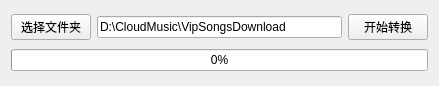
<?xml version="1.0" encoding="UTF-8"?>
<ui version="4.0">
 <class>Widget</class>
 <widget class="QWidget" name="Widget">
  <property name="windowModality">
   <enum>Qt::NonModal</enum>
  </property>
  <property name="enabled">
   <bool>true</bool>
  </property>
  <property name="geometry">
   <rect>
    <x>0</x>
    <y>0</y>
    <width>439</width>
    <height>86</height>
   </rect>
  </property>
  <property name="sizePolicy">
   <sizepolicy hsizetype="Preferred" vsizetype="Preferred">
    <horstretch>0</horstretch>
    <verstretch>0</verstretch>
   </sizepolicy>
  </property>
  <property name="mouseTracking">
   <bool>false</bool>
  </property>
  <property name="windowTitle">
   <string>NcmdumpGUI</string>
  </property>
  <layout class="QVBoxLayout" name="verticalLayout">
   <item>
    <layout class="QHBoxLayout" name="horizontalLayout">
     <item>
      <widget class="QPushButton" name="fileButton">
       <property name="sizePolicy">
        <sizepolicy hsizetype="Minimum" vsizetype="Fixed">
         <horstretch>0</horstretch>
         <verstretch>0</verstretch>
        </sizepolicy>
       </property>
       <property name="text">
        <string>选择文件夹</string>
       </property>
      </widget>
     </item>
     <item>
      <widget class="QLineEdit" name="lineEdit">
       <property name="sizePolicy">
        <sizepolicy hsizetype="MinimumExpanding" vsizetype="Fixed">
         <horstretch>0</horstretch>
         <verstretch>0</verstretch>
        </sizepolicy>
       </property>
       <property name="text">
        <string>D:\CloudMusic\VipSongsDownload</string>
       </property>
      </widget>
     </item>
     <item>
      <widget class="QPushButton" name="pushButton">
       <property name="text">
        <string>开始转换</string>
       </property>
      </widget>
     </item>
    </layout>
   </item>
   <item>
    <widget class="QProgressBar" name="progressBar">
     <property name="enabled">
      <bool>true</bool>
     </property>
     <property name="contextMenuPolicy">
      <enum>Qt::DefaultContextMenu</enum>
     </property>
     <property name="acceptDrops">
      <bool>false</bool>
     </property>
     <property name="layoutDirection">
      <enum>Qt::LeftToRight</enum>
     </property>
     <property name="autoFillBackground">
      <bool>false</bool>
     </property>
     <property name="value">
      <number>0</number>
     </property>
     <property name="alignment">
      <set>Qt::AlignLeading|Qt::AlignLeft|Qt::AlignVCenter</set>
     </property>
     <property name="textVisible">
      <bool>true</bool>
     </property>
     <property name="orientation">
      <enum>Qt::Horizontal</enum>
     </property>
    </widget>
   </item>
  </layout>
 </widget>
 <resources/>
 <connections/>
</ui>
